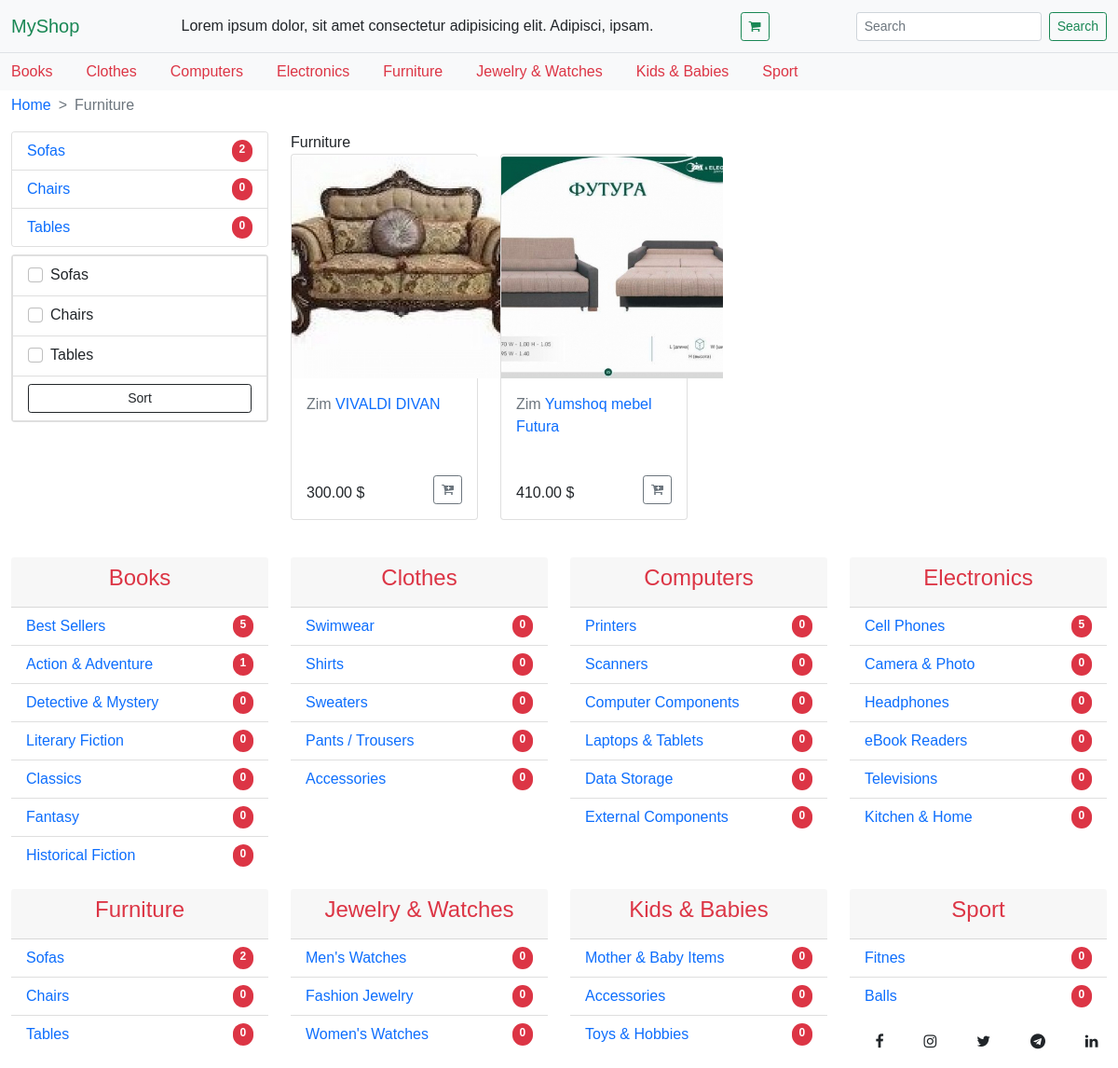
/furniture, run on the app's committed database.
### shop/models.py (models this page shows, shortened)
class Category(models.Model):
    name = models.CharField(max_length=40)
    slug = models.SlugField(max_length=100,unique=True)
    class Meta:
        ordering = ('name',)
        verbose_name = 'category'
        verbose_name_plural = 'categories'
    def __str__(self):
        return self.name
    def get_absolute_url(self):
        return reverse('category', kwargs={'slug': self.slug})

class SubCategory(models.Model):
    category = models.ForeignKey(Category,related_name='sub_category',on_delete=models.CASCADE)
    name = models.CharField(max_length=40)
    slug = models.SlugField(max_length=100,unique=True)
    class Meta:
        ordering = ('category',)
        verbose_name = 'SubCategory'
        verbose_name_plural = 'SubCategories'
    def get_absolute_url(self):
        return reverse('subcategory', kwargs={'slug':self.category.slug,'subslug': self.slug})

class Product(models.Model):
    category = models.ForeignKey(SubCategory,related_name='products',on_delete=models.CASCADE)
    manufacturer = models.ForeignKey(Manufacturer,related_name='manufacturer',on_delete=models.CASCADE,blank=True,null=True)
    name = models.CharField(max_length=200,db_index=True)
    slug = models.SlugField(max_length=200,db_index=True)
    image = ResizedImageField(size=[420, 420],upload_to=r'products/%y/%m/%d',blank=True)
    description = models.TextField(blank=True)
    price = models.DecimalField(max_digits=10,decimal_places=2)
    sale_price = models.DecimalField(max_digits=10,decimal_places=2,default=0)
    top = models.BooleanField(default=False)
    available = models.BooleanField(default=True)
    created = models.DateTimeField(auto_now_add=True)
    updated = models.DateTimeField(auto_now=True)
    class Meta:
        ordering = ('-updated','name')
        index_together = (('id','slug'),)
        verbose_name_plural = 'All products'
    def get_absolute_url(self):
        return reverse('item_view', kwargs={'slug':self.category.category.slug,'subslug': self.category.slug,'item_slug':self.slug})

class Manufacturer(models.Model):
    name = models.CharField(max_length=40)
    slug = models.SlugField(max_length=100,unique=True)
    class Meta:
        ordering = ('name',)
    def __str__(self):
        return self.name

### shop/views.py (the view)
# urls.py: path('<slug:slug>',views.category,name='category'),
def category(request,slug):
    categories = Category.objects.all()
    category = Category.objects.get(slug = slug)
    subcategory = SubCategory.objects.filter(category = category)
    if request.method == 'POST':
        slugs = request.POST.getlist('slugs')
        products = Product.objects.filter(category__in = slugs)
    else:
        products = Product.objects.filter(category__in = subcategory.values_list('id',flat=True))
    page = request.GET.get('page',1)
    paginator = Paginator(products, 12)
    try:
        products = paginator.page(page)
    except PageNotAnInteger:
        products = paginator.page(1)
    except EmptyPage:
        products = paginator.page(paginator.num_pages)
    ctx= {
        'categories':categories,
        'products':products,
        'subcategory':subcategory,
        'category':category,
    }
    return render(request, 'shop/category.html',ctx)

### shop/templates/shop/category.html (shortened to what this page needs)
{% extends 'base.html' %}
{% block breadcrumb %}
<nav style="--bs-breadcrumb-divider: '>';" aria-label="breadcrumb">
    <ol class="breadcrumb">
        <li class="breadcrumb-item">
            <a href="{% url 'home' %}">Home</a>
        </li>
        <li class="breadcrumb-item active" aria-current="page">{{category}}</li>
    </ol>
</nav>
{% endblock breadcrumb %}
{% block main %}
<div class="container-fluid mt-3">
    <div class="row">
        <div class="col-lg-3 col-sm-12">
            <div class="card">
                <ul class="list-group list-group-flush">
                    {% for sub in subcategory %}
                    <li class="list-group-item">
                        <a class="text-decoration-none d-flex justify-content-between" href="{{sub.get_absolute_url}}">
                            {{sub.name}}
                            <span class="badge bg-danger  rounded-pill">{{ sub.products.all.count }}</span>
                        </a>
                    </li>
                    {% endfor %}
                </ul>
            </div>
            <div class="card mt-2">
                <ul class="list-group list-group-flush">
                    <form action="" method="POST">
                        {% for sub in subcategory %}
                        <li class="list-group-item">
                            <div class="form-check">
                                <input class="form-check-input" type="checkbox" name='slugs' value="{{ sub.id }}"
                                    id="flexCheckDefault">
                                <label class="form-check-label" for="flexCheckDefault">
                                    {{sub.name}}
                                </label>
                            </div>
                        </li>
                        {% endfor %}
                        <li class="list-group-item">
                            <input class="w-100 btn btn-outline-dark btn-sm" type="submit" value="Sort">
                        </li>
                    </form>
                </ul>
            </div>
        </div>
        <div class="col-lg-9 col-sm-12">
            <div class="row">
                <p class="m-0">{{category.name}}</p>
                {% for item in products %}
                <div class="col-lg-3 col-sm-6 mb-2">
                    <div class="card d-flex h-100">
                        <div class="item-img">
                            <a href="{{ item.get_absolute_url }}">
                                <img src="{{item.image.url}}" class="card-img-top" alt="">
                            </a>
                        </div>
                        <div class="card-body">
                            <p class="card-title"><a class="text-secondary text-decoration-none"
                                    href="#">{{item.manufacturer}}</a>
                                <a class="text-decoration-none" href="{{ item.get_absolute_url }}">
                                    {{item.name}}
                                </a>
                            </p>
                        </div>
                        <div class="card-body d-flex justify-content-between align-items-end">
                            {% if item.sale_price > 0 %}
                            <p class="card-text">
                                <span class="text-decoration-line-through text-danger">
                                    {{item.price}}
                                </span>
                                {{ item.sale_price }} $
                            </p>
                            <div class="sale">Sale</div>
                            {% else %}
                            <p class="card-text">{{ item.price }} $</p>
                            {% endif %}
                            <form action="{% url "cart_add" item.id %}" method="POST">
                                <button type="submit" class="btn btn-sm btn-outline-secondary">
                                    <i class="fa fa-cart-plus" aria-hidden="true"></i>
                                </button>
                            </form>
                        </div>
                    </div>
                </div>
                {% endfor %}
            </div>
        </div>
    </div>
</div>
{% endblock %}

### shop/templates/base.html (shortened to what this page needs)
{% load static %}
<!doctype html>
<html lang="en">
  <head>
    <link href="https://cdn.jsdelivr.net/npm/bootstrap@5.0.0-beta1/dist/css/bootstrap.min.css" rel="stylesheet">
    <link rel="stylesheet" href="https://maxcdn.bootstrapcdn.com/font-awesome/4.7.0/css/font-awesome.min.css">
    <link rel="stylesheet" href="{% static 'css/base.css' %}">
  </head>
  <body>
    <nav class="navbar navbar-light bg-light border-bottom">
      <div class="container-fluid">
        <a class="navbar-brand text-success" href="{% url 'home' %}">MyShop</a>
        <div class="d-lg-block d-none">
          Lorem ipsum dolor, sit amet consectetur adipisicing elit. Adipisci, ipsam.
        </div>
        <a href="{% url 'cart_detail' %}">
          <button class="btn btn-sm btn-outline-success" type="submit"><i class="fa fa-shopping-cart"></i></button>
        </a>
        <form class="d-flex">
          <input class="form-control form-control-sm me-2" type="search" placeholder="Search" aria-label="Search">
          <button class="btn btn-sm btn-outline-success" type="submit">Search</button>
        </form>
      </div>
    </nav>
      <nav class="navbar navbar-expand-lg navbar-light bg-light">
        <div class="container-fluid">
          <div class="collapse navbar-collapse" id="navbarTogglerDemo02">
            <ul class="navbar-nav me-auto mb-2 mb-lg-0">
              {% for category in categories %}
                <li class="nav-item">
                  <a class="nav-link active py-lg-0 text-danger" aria-current="page" href="{{ category.get_absolute_url }}">{{ category }}</a>
                </li>
              {% endfor %}
            </ul>
          </div>
        </div>
      </nav>
      <div class="container-fluid mt-1">
        {% block breadcrumb %}
        {% endblock %}
      </div>
      {% block main %}
      {% endblock  %}
      <div class="container-fluid">
        <div class="row my-lg-3">
          {% for category in categories %}
              {% if category.sub_category.all %}
              <div class="col-lg-3 col-sm-12 mt-3">
                  <div class="card h-100 border-0">
                      <div class="card-header">
                        <h4 class="text-center"><a class="text-decoration-none text-danger" href="{{ category.get_absolute_url }}">{{ category }}</a></h4>
                      </div>
                      <ul class="list-group list-group-flush">
                          {% for sub in category.sub_category.all %}
                              <li class="list-group-item">
                                      <a class="text-decoration-none d-flex justify-content-between" href="{{sub.get_absolute_url}}">
                                          {{sub.name}}
                                          <span class="badge bg-danger  rounded-pill">{{ sub.products.all.count }}</span>
                                      </a>
                              </li>
                          {% endfor %}
                      </ul>
                    </div>
              </div>
              {% endif %}
          {% endfor %}
      </div>
      <div class="row pb-3 fixed-bottom">
          <div class="col-lg-3 col-sm-12 mt-3">
          </div>
          <div class="col-lg-6 col-sm-12 mt-3">
          </div>
          <div class="col-lg-3 col-sm-12 mt-3 d-flex justify-content-around">
              <a href="#"><i class="fa fa-facebook text-dark"></i></a>
              <a href="#"><i class="fa fa-instagram text-dark"></i></a>
              <a href="#"><i class="fa fa-twitter text-dark"></i></a>
              <a href="#"><i class="fa fa-telegram text-dark"></i></a>
              <a href="#"><i class="fa fa-linkedin text-dark"></i></a>
          </div>
      </div>
      </div>
  </body>
</html>

### shop/static/css/base.css (style rules this page uses)
body { font-family: sans-serif; }
.navbar-nav .nav-item > .nav-link { margin: 0 10px; }
.navbar-nav .nav-item:first-child .nav-link { padding-left: 0; margin-left: 0; }
.breadcrumb .breadcrumb-item a { text-decoration: none; }
.item-img { height: 240px; width: auto; padding-top: 2px; }
.card-img-top { height: 100%; width: auto; display: block; margin: 0 auto; }
.card-text { margin-bottom: 0; }

### data on the page
Category: name "Books"
Category: name "Clothes"
Category: name "Computers"
Category: name "Electronics"
Category: name "Furniture"
Category: name "Jewelry & Watches"
Category: name "Kids & Babies"
Category: name "Sport"
SubCategory: name "Sofas", products.all.count "2"
SubCategory: name "Chairs", products.all.count "0"
SubCategory: name "Tables", products.all.count "0"
Product: image (picture), manufacturer "Zim", name "VIVALDI DIVAN", price "300.00"
Product: image (picture), manufacturer "Zim", name "Yumshoq mebel Futura", price "410.00"
SubCategory: name "Best Sellers", products.all.count "5"
SubCategory: name "Action & Adventure", products.all.count "1"
SubCategory: name "Detective & Mystery", products.all.count "0"
SubCategory: name "Literary Fiction", products.all.count "0"
SubCategory: name "Classics", products.all.count "0"
SubCategory: name "Fantasy", products.all.count "0"
SubCategory: name "Historical Fiction", products.all.count "0"
SubCategory: name "Swimwear", products.all.count "0"
SubCategory: name "Shirts", products.all.count "0"
SubCategory: name "Sweaters", products.all.count "0"
SubCategory: name "Pants / Trousers", products.all.count "0"
SubCategory: name "Accessories", products.all.count "0"
SubCategory: name "Printers", products.all.count "0"
SubCategory: name "Scanners", products.all.count "0"
SubCategory: name "Computer Components", products.all.count "0"
SubCategory: name "Laptops & Tablets", products.all.count "0"
SubCategory: name "Data Storage", products.all.count "0"
SubCategory: name "External Components", products.all.count "0"
SubCategory: name "Cell Phones", products.all.count "5"
SubCategory: name "Camera & Photo", products.all.count "0"
SubCategory: name "Headphones", products.all.count "0"
SubCategory: name "eBook Readers", products.all.count "0"
SubCategory: name "Televisions", products.all.count "0"
SubCategory: name "Kitchen & Home", products.all.count "0"
SubCategory: name "Men's Watches", products.all.count "0"
SubCategory: name "Fashion Jewelry", products.all.count "0"
SubCategory: name "Women's Watches", products.all.count "0"
SubCategory: name "Mother & Baby Items", products.all.count "0"
SubCategory: name "Accessories", products.all.count "0"
SubCategory: name "Toys & Hobbies", products.all.count "0"
SubCategory: name "Fitnes", products.all.count "0"
SubCategory: name "Balls", products.all.count "0"
